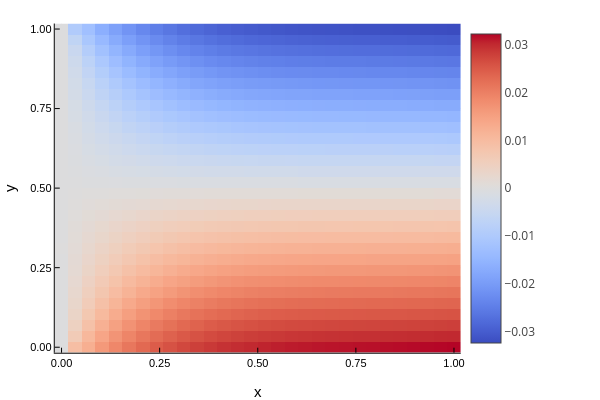

The code cell stored with this chart in its notebook:
### Code cell
a2sol = reshape(sol[Ntot+1:2*Ntot], p.Nx, p.Ny)
heatmap(x,y, a2sol',
xlabel="x",
ylabel="y",
color=:coolwarm
)

### Figure 1 — Plotly figure (JSON) as saved in the notebook; plotly's stock layout.template omitted (floating-point values rounded to 4 significant figures; data arrays with more than 128 entries replaced by an {"elided": "..."} marker saying what was removed)
{"data": [{"colorbar": {"len": 0.9143, "title": "", "x": 0.7679, "y": 0.533}, "colorscale": {"elided": "100x2 mixed values"}, "name": "y1", "showlegend": false, "showscale": true, "type": "heatmap", "x": [-0.01724, 0.01724, 0.05172, 0.08621, 0.1207, 0.1552, 0.1897, 0.2241, 0.2586, 0.2931, 0.3276, 0.3621, 0.3966, 0.431, 0.4655, 0.5, 0.5345, 0.569, 0.6034, 0.6379, 0.6724, 0.7069, 0.7414, 0.7759, 0.8103, 0.8448, 0.8793, 0.9138, 0.9483, 0.9828, 1.017], "xaxis": "x", "y": [-0.01724, 0.01724, 0.05172, 0.08621, 0.1207, 0.1552, 0.1897, 0.2241, 0.2586, 0.2931, 0.3276, 0.3621, 0.3966, 0.431, 0.4655, 0.5, 0.5345, 0.569, 0.6034, 0.6379, 0.6724, 0.7069, 0.7414, 0.7759, 0.8103, 0.8448, 0.8793, 0.9138, 0.9483, 0.9828, 1.017], "yaxis": "y", "z": {"elided": "30x30 float values"}, "zmax": 0.03234, "zmin": -0.03234}], "layout": {"annotations": [], "height": 400, "legend": {"bgcolor": "rgba(255, 255, 255, 1.000)", "bordercolor": "rgba(0, 0, 0, 1.000)", "borderwidth": 1, "font": {"color": "rgba(0, 0, 0, 1.000)", "family": "sans-serif", "size": 11}, "title": {"font": {"color": "rgba(0, 0, 0, 1.000)", "family": "sans-serif", "size": 15}, "text": ""}, "tracegroupgap": 0, "traceorder": "normal", "x": 1, "xanchor": "auto", "y": 1, "yanchor": "auto"}, "margin": {"b": 20, "l": 0, "r": 0, "t": 20}, "paper_bgcolor": "rgba(255, 255, 255, 1.000)", "plot_bgcolor": "rgba(255, 255, 255, 1.000)", "showlegend": true, "width": 600, "xaxis": {"anchor": "y", "domain": [0.09128, 0.7679], "gridcolor": "rgba(0, 0, 0, 0.100)", "gridwidth": 0.5, "linecolor": "rgba(0, 0, 0, 1.000)", "mirror": false, "range": [-0.01724, 1.017], "showgrid": true, "showline": true, "showticklabels": true, "tickangle": 0, "tickcolor": "rgb(0, 0, 0)", "tickfont": {"color": "rgba(0, 0, 0, 1.000)", "family": "sans-serif", "size": 11}, "tickmode": "array", "ticks": "inside", "ticktext": ["0.00", "0.25", "0.50", "0.75", "1.00"], "tickvals": [0, 0.25, 0.5, 0.75, 1], "title": "x", "titlefont": {"color": "rgba(0, 0, 0, 1.000)", "family": "sans-serif", "size": 15}, "type": "-", "visible": true, "zeroline": false, "zerolinecolor": "rgba(0, 0, 0, 1.000)"}, "yaxis": {"anchor": "x", "domain": [0.07581, 0.9902], "gridcolor": "rgba(0, 0, 0, 0.100)", "gridwidth": 0.5, "linecolor": "rgba(0, 0, 0, 1.000)", "mirror": false, "range": [-0.01724, 1.017], "showgrid": true, "showline": true, "showticklabels": true, "tickangle": 0, "tickcolor": "rgb(0, 0, 0)", "tickfont": {"color": "rgba(0, 0, 0, 1.000)", "family": "sans-serif", "size": 11}, "tickmode": "array", "ticks": "inside", "ticktext": ["0.00", "0.25", "0.50", "0.75", "1.00"], "tickvals": [0, 0.25, 0.5, 0.75, 1], "title": "y", "titlefont": {"color": "rgba(0, 0, 0, 1.000)", "family": "sans-serif", "size": 15}, "type": "-", "visible": true, "zeroline": false, "zerolinecolor": "rgba(0, 0, 0, 1.000)"}}}
